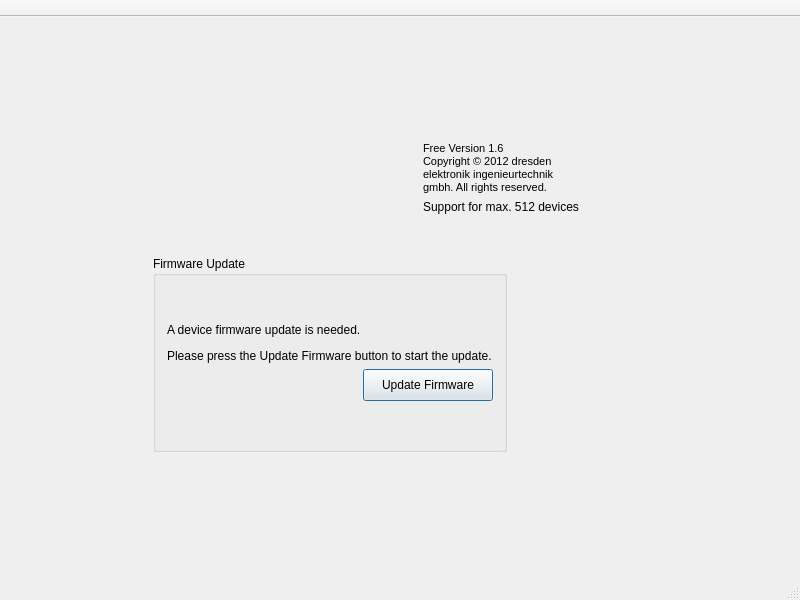
<?xml version="1.0" encoding="UTF-8"?>
<ui version="4.0">
 <class>MainWindow</class>
 <widget class="QMainWindow" name="MainWindow">
  <property name="geometry">
   <rect>
    <x>0</x>
    <y>0</y>
    <width>800</width>
    <height>600</height>
   </rect>
  </property>
  <property name="windowTitle">
   <string>MainWindow</string>
  </property>
  <widget class="QWidget" name="centralWidget">
   <layout class="QHBoxLayout" name="horizontalLayout_5">
    <item>
     <widget class="QStackedWidget" name="stackedView">
      <property name="sizePolicy">
       <sizepolicy hsizetype="Preferred" vsizetype="Preferred">
        <horstretch>0</horstretch>
        <verstretch>0</verstretch>
       </sizepolicy>
      </property>
      <property name="frameShadow">
       <enum>QFrame::Raised</enum>
      </property>
      <property name="currentIndex">
       <number>0</number>
      </property>
      <widget class="QWidget" name="pageOffline">
       <property name="autoFillBackground">
        <bool>true</bool>
       </property>
       <property name="styleSheet">
        <string notr="true"/>
       </property>
       <layout class="QVBoxLayout" name="verticalLayout_4">
        <item>
         <spacer name="verticalSpacer_3">
          <property name="orientation">
           <enum>Qt::Vertical</enum>
          </property>
          <property name="sizeType">
           <enum>QSizePolicy::Preferred</enum>
          </property>
          <property name="sizeHint" stdset="0">
           <size>
            <width>179</width>
            <height>99</height>
           </size>
          </property>
         </spacer>
        </item>
        <item>
         <layout class="QHBoxLayout" name="horizontalLayout">
          <item>
           <spacer name="horizontalSpacer_6">
            <property name="orientation">
             <enum>Qt::Horizontal</enum>
            </property>
            <property name="sizeHint" stdset="0">
             <size>
              <width>140</width>
              <height>62</height>
             </size>
            </property>
           </spacer>
          </item>
          <item>
           <widget class="QLabel" name="label_5">
            <property name="text">
             <string/>
            </property>
            <property name="pixmap">
             <pixmap resource="zm_resources.qrc">:/img/welcome.png</pixmap>
            </property>
            <property name="scaledContents">
             <bool>false</bool>
            </property>
           </widget>
          </item>
          <item>
           <spacer name="horizontalSpacer_8">
            <property name="orientation">
             <enum>Qt::Horizontal</enum>
            </property>
            <property name="sizeHint" stdset="0">
             <size>
              <width>40</width>
              <height>20</height>
             </size>
            </property>
           </spacer>
          </item>
          <item>
           <widget class="QWidget" name="widget" native="true">
            <layout class="QVBoxLayout" name="verticalLayout_3">
             <item>
              <widget class="QLabel" name="page0AppVersionLabel">
               <property name="text">
                <string>&lt;!DOCTYPE HTML PUBLIC &quot;-//W3C//DTD HTML 4.0//EN&quot; &quot;http://www.w3.org/TR/REC-html40/strict.dtd&quot;&gt;
&lt;html&gt;&lt;head&gt;&lt;meta name=&quot;qrichtext&quot; content=&quot;1&quot; /&gt;&lt;style type=&quot;text/css&quot;&gt;
p, li { white-space: pre-wrap; }
&lt;/style&gt;&lt;/head&gt;&lt;body style=&quot; font-family:'MS Shell Dlg 2'; font-size:8.25pt; font-weight:400; font-style:normal;&quot;&gt;
&lt;p style=&quot; margin-top:0px; margin-bottom:0px; margin-left:0px; margin-right:0px; -qt-block-indent:0; text-indent:0px;&quot;&gt;&lt;span style=&quot; font-size:8pt;&quot;&gt;Free Version 1.6&lt;/span&gt;&lt;/p&gt;
&lt;p style=&quot; margin-top:0px; margin-bottom:0px; margin-left:0px; margin-right:0px; -qt-block-indent:0; text-indent:0px;&quot;&gt;&lt;span style=&quot; font-size:8pt;&quot;&gt;Copyright © 2012 dresden elektronik ingenieurtechnik gmbh. All rights reserved.&lt;/span&gt;&lt;/p&gt;&lt;/body&gt;&lt;/html&gt;</string>
               </property>
               <property name="wordWrap">
                <bool>true</bool>
               </property>
              </widget>
             </item>
             <item>
              <widget class="QLabel" name="page0NodeLimitLabel">
               <property name="font">
                <font>
                 <italic>false</italic>
                </font>
               </property>
               <property name="text">
                <string>Support for max. 512 devices</string>
               </property>
              </widget>
             </item>
            </layout>
           </widget>
          </item>
          <item>
           <spacer name="horizontalSpacer_7">
            <property name="orientation">
             <enum>Qt::Horizontal</enum>
            </property>
            <property name="sizeHint" stdset="0">
             <size>
              <width>40</width>
              <height>20</height>
             </size>
            </property>
           </spacer>
          </item>
         </layout>
        </item>
        <item>
         <spacer name="verticalSpacer_5">
          <property name="orientation">
           <enum>Qt::Vertical</enum>
          </property>
          <property name="sizeType">
           <enum>QSizePolicy::Maximum</enum>
          </property>
          <property name="sizeHint" stdset="0">
           <size>
            <width>20</width>
            <height>20</height>
           </size>
          </property>
         </spacer>
        </item>
        <item>
         <layout class="QHBoxLayout" name="horizontalLayout_2">
          <item>
           <spacer name="horizontalSpacer">
            <property name="orientation">
             <enum>Qt::Horizontal</enum>
            </property>
            <property name="sizeType">
             <enum>QSizePolicy::Preferred</enum>
            </property>
            <property name="sizeHint" stdset="0">
             <size>
              <width>120</width>
              <height>20</height>
             </size>
            </property>
           </spacer>
          </item>
          <item>
           <widget class="QStackedWidget" name="stateStackedWidget">
            <property name="currentIndex">
             <number>2</number>
            </property>
            <widget class="QWidget" name="connectPage">
             <layout class="QHBoxLayout" name="horizontalLayout_6">
              <item>
               <widget class="QGroupBox" name="connectGroupBox">
                <property name="sizePolicy">
                 <sizepolicy hsizetype="Preferred" vsizetype="Preferred">
                  <horstretch>0</horstretch>
                  <verstretch>0</verstretch>
                 </sizepolicy>
                </property>
                <property name="maximumSize">
                 <size>
                  <width>300</width>
                  <height>160</height>
                 </size>
                </property>
                <property name="title">
                 <string>Connect to Device</string>
                </property>
                <layout class="QVBoxLayout" name="verticalLayout_5">
                 <item>
                  <layout class="QHBoxLayout" name="horizontalLayout_3">
                   <item>
                    <widget class="QComboBox" name="usbComboBox">
                     <property name="sizePolicy">
                      <sizepolicy hsizetype="Preferred" vsizetype="Fixed">
                       <horstretch>0</horstretch>
                       <verstretch>0</verstretch>
                      </sizepolicy>
                     </property>
                     <property name="minimumSize">
                      <size>
                       <width>240</width>
                       <height>0</height>
                      </size>
                     </property>
                     <property name="toolTip">
                      <string>Select the device to connect</string>
                     </property>
                    </widget>
                   </item>
                   <item>
                    <widget class="QPushButton" name="refreshComButton">
                     <property name="sizePolicy">
                      <sizepolicy hsizetype="Preferred" vsizetype="Fixed">
                       <horstretch>0</horstretch>
                       <verstretch>0</verstretch>
                      </sizepolicy>
                     </property>
                     <property name="maximumSize">
                      <size>
                       <width>60</width>
                       <height>16777215</height>
                      </size>
                     </property>
                     <property name="toolTip">
                      <string>&lt;!DOCTYPE HTML PUBLIC &quot;-//W3C//DTD HTML 4.0//EN&quot; &quot;http://www.w3.org/TR/REC-html40/strict.dtd&quot;&gt;
&lt;html&gt;&lt;head&gt;&lt;meta name=&quot;qrichtext&quot; content=&quot;1&quot; /&gt;&lt;style type=&quot;text/css&quot;&gt;
p, li { white-space: pre-wrap; }
&lt;/style&gt;&lt;/head&gt;&lt;body style=&quot; font-family:'MS Shell Dlg 2'; font-size:8.25pt; font-weight:400; font-style:normal;&quot;&gt;
&lt;p style=&quot; margin-top:0px; margin-bottom:0px; margin-left:0px; margin-right:0px; -qt-block-indent:0; text-indent:0px;&quot;&gt;&lt;span style=&quot; font-size:8pt;&quot;&gt;Refresh the device list&lt;/span&gt;&lt;/p&gt;&lt;/body&gt;&lt;/html&gt;</string>
                     </property>
                     <property name="text">
                      <string/>
                     </property>
                     <property name="icon">
                      <iconset resource="zm_resources.qrc">
                       <normaloff>:/icons/faenza/actions/24/view-refresh.png</normaloff>:/icons/faenza/actions/24/view-refresh.png</iconset>
                     </property>
                     <property name="iconSize">
                      <size>
                       <width>24</width>
                       <height>24</height>
                      </size>
                     </property>
                     <property name="autoDefault">
                      <bool>false</bool>
                     </property>
                     <property name="default">
                      <bool>false</bool>
                     </property>
                     <property name="flat">
                      <bool>true</bool>
                     </property>
                    </widget>
                   </item>
                  </layout>
                 </item>
                 <item>
                  <layout class="QHBoxLayout" name="horizontalLayout_4">
                   <item>
                    <spacer name="horizontalSpacer_5">
                     <property name="orientation">
                      <enum>Qt::Horizontal</enum>
                     </property>
                     <property name="sizeType">
                      <enum>QSizePolicy::Expanding</enum>
                     </property>
                     <property name="sizeHint" stdset="0">
                      <size>
                       <width>5</width>
                       <height>20</height>
                      </size>
                     </property>
                    </spacer>
                   </item>
                   <item>
                    <widget class="QPushButton" name="devConnectButton">
                     <property name="sizePolicy">
                      <sizepolicy hsizetype="Preferred" vsizetype="Fixed">
                       <horstretch>0</horstretch>
                       <verstretch>0</verstretch>
                      </sizepolicy>
                     </property>
                     <property name="minimumSize">
                      <size>
                       <width>100</width>
                       <height>32</height>
                      </size>
                     </property>
                     <property name="maximumSize">
                      <size>
                       <width>200</width>
                       <height>16777215</height>
                      </size>
                     </property>
                     <property name="toolTip">
                      <string>&lt;!DOCTYPE HTML PUBLIC &quot;-//W3C//DTD HTML 4.0//EN&quot; &quot;http://www.w3.org/TR/REC-html40/strict.dtd&quot;&gt;
&lt;html&gt;&lt;head&gt;&lt;meta name=&quot;qrichtext&quot; content=&quot;1&quot; /&gt;&lt;style type=&quot;text/css&quot;&gt;
p, li { white-space: pre-wrap; }
&lt;/style&gt;&lt;/head&gt;&lt;body style=&quot; font-family:'MS Shell Dlg 2'; font-size:8.25pt; font-weight:400; font-style:normal;&quot;&gt;
&lt;p style=&quot; margin-top:0px; margin-bottom:0px; margin-left:0px; margin-right:0px; -qt-block-indent:0; text-indent:0px;&quot;&gt;&lt;span style=&quot; font-size:8pt;&quot;&gt;Connect to the device&lt;/span&gt;&lt;/p&gt;&lt;/body&gt;&lt;/html&gt;</string>
                     </property>
                     <property name="text">
                      <string>Connect</string>
                     </property>
                     <property name="icon">
                      <iconset resource="zm_resources.qrc">
                       <normaloff>:/icons/faenza/stock_connect.png</normaloff>:/icons/faenza/stock_connect.png</iconset>
                     </property>
                     <property name="iconSize">
                      <size>
                       <width>24</width>
                       <height>24</height>
                      </size>
                     </property>
                     <property name="autoDefault">
                      <bool>true</bool>
                     </property>
                     <property name="default">
                      <bool>true</bool>
                     </property>
                    </widget>
                   </item>
                  </layout>
                 </item>
                </layout>
               </widget>
              </item>
             </layout>
            </widget>
            <widget class="QWidget" name="updateRunningPage">
             <layout class="QHBoxLayout" name="horizontalLayout_7">
              <item>
               <widget class="QGroupBox" name="fwUpdateGroupBox">
                <property name="minimumSize">
                 <size>
                  <width>200</width>
                  <height>0</height>
                 </size>
                </property>
                <property name="title">
                 <string>Firmware Update</string>
                </property>
                <layout class="QVBoxLayout" name="verticalLayout_6">
                 <item>
                  <spacer name="verticalSpacer_9">
                   <property name="orientation">
                    <enum>Qt::Vertical</enum>
                   </property>
                   <property name="sizeHint" stdset="0">
                    <size>
                     <width>20</width>
                     <height>40</height>
                    </size>
                   </property>
                  </spacer>
                 </item>
                 <item>
                  <widget class="QLabel" name="devStateLabel">
                   <property name="text">
                    <string>&lt;html&gt;&lt;head/&gt;&lt;body&gt;&lt;p&gt;Please wait while the update is running.&lt;/p&gt;&lt;/body&gt;&lt;/html&gt;</string>
                   </property>
                   <property name="margin">
                    <number>10</number>
                   </property>
                  </widget>
                 </item>
                 <item>
                  <widget class="QProgressBar" name="fwProgressBar">
                   <property name="value">
                    <number>24</number>
                   </property>
                   <property name="invertedAppearance">
                    <bool>false</bool>
                   </property>
                  </widget>
                 </item>
                 <item>
                  <spacer name="verticalSpacer_8">
                   <property name="orientation">
                    <enum>Qt::Vertical</enum>
                   </property>
                   <property name="sizeHint" stdset="0">
                    <size>
                     <width>20</width>
                     <height>40</height>
                    </size>
                   </property>
                  </spacer>
                 </item>
                </layout>
               </widget>
              </item>
             </layout>
            </widget>
            <widget class="QWidget" name="updateFirmwarePage">
             <layout class="QHBoxLayout" name="horizontalLayout_8">
              <item>
               <widget class="QGroupBox" name="groupBox">
                <property name="title">
                 <string>Firmware Update</string>
                </property>
                <layout class="QVBoxLayout" name="verticalLayout_2">
                 <item>
                  <spacer name="verticalSpacer_7">
                   <property name="orientation">
                    <enum>Qt::Vertical</enum>
                   </property>
                   <property name="sizeHint" stdset="0">
                    <size>
                     <width>20</width>
                     <height>40</height>
                    </size>
                   </property>
                  </spacer>
                 </item>
                 <item>
                  <widget class="QLabel" name="label">
                   <property name="text">
                    <string>&lt;html&gt;&lt;head/&gt;&lt;body&gt;&lt;p&gt;A device firmware update is needed.&lt;/p&gt;&lt;p&gt;Please press the Update Firmware button to start the update.&lt;/p&gt;&lt;/body&gt;&lt;/html&gt;</string>
                   </property>
                   <property name="margin">
                    <number>10</number>
                   </property>
                  </widget>
                 </item>
                 <item>
                  <layout class="QHBoxLayout" name="horizontalLayout_9">
                   <item>
                    <spacer name="horizontalSpacer_9">
                     <property name="orientation">
                      <enum>Qt::Horizontal</enum>
                     </property>
                     <property name="sizeHint" stdset="0">
                      <size>
                       <width>40</width>
                       <height>20</height>
                      </size>
                     </property>
                    </spacer>
                   </item>
                   <item>
                    <widget class="QPushButton" name="devUpdateButton">
                     <property name="minimumSize">
                      <size>
                       <width>130</width>
                       <height>32</height>
                      </size>
                     </property>
                     <property name="text">
                      <string>Update Firmware</string>
                     </property>
                     <property name="iconSize">
                      <size>
                       <width>24</width>
                       <height>24</height>
                      </size>
                     </property>
                     <property name="autoDefault">
                      <bool>true</bool>
                     </property>
                     <property name="default">
                      <bool>true</bool>
                     </property>
                    </widget>
                   </item>
                  </layout>
                 </item>
                 <item>
                  <spacer name="verticalSpacer_6">
                   <property name="orientation">
                    <enum>Qt::Vertical</enum>
                   </property>
                   <property name="sizeHint" stdset="0">
                    <size>
                     <width>20</width>
                     <height>40</height>
                    </size>
                   </property>
                  </spacer>
                 </item>
                </layout>
               </widget>
              </item>
             </layout>
            </widget>
           </widget>
          </item>
          <item>
           <spacer name="horizontalSpacer_4">
            <property name="orientation">
             <enum>Qt::Horizontal</enum>
            </property>
            <property name="sizeType">
             <enum>QSizePolicy::Preferred</enum>
            </property>
            <property name="sizeHint" stdset="0">
             <size>
              <width>260</width>
              <height>20</height>
             </size>
            </property>
           </spacer>
          </item>
         </layout>
        </item>
        <item>
         <spacer name="verticalSpacer_4">
          <property name="orientation">
           <enum>Qt::Vertical</enum>
          </property>
          <property name="sizeType">
           <enum>QSizePolicy::Preferred</enum>
          </property>
          <property name="sizeHint" stdset="0">
           <size>
            <width>179</width>
            <height>99</height>
           </size>
          </property>
         </spacer>
        </item>
       </layout>
      </widget>
      <widget class="QWidget" name="pageNodeView">
       <layout class="QVBoxLayout" name="verticalLayout">
        <property name="spacing">
         <number>0</number>
        </property>
        <property name="leftMargin">
         <number>2</number>
        </property>
        <property name="topMargin">
         <number>0</number>
        </property>
        <property name="rightMargin">
         <number>0</number>
        </property>
        <property name="bottomMargin">
         <number>0</number>
        </property>
        <item>
         <widget class="zmGraphicsView" name="graphicsView">
          <property name="sizePolicy">
           <sizepolicy hsizetype="Preferred" vsizetype="Preferred">
            <horstretch>0</horstretch>
            <verstretch>0</verstretch>
           </sizepolicy>
          </property>
          <property name="frameShape">
           <enum>QFrame::StyledPanel</enum>
          </property>
          <property name="frameShadow">
           <enum>QFrame::Sunken</enum>
          </property>
          <property name="lineWidth">
           <number>0</number>
          </property>
          <property name="backgroundBrush">
           <brush brushstyle="NoBrush">
            <color alpha="255">
             <red>30</red>
             <green>30</green>
             <blue>30</blue>
            </color>
           </brush>
          </property>
         </widget>
        </item>
       </layout>
      </widget>
      <widget class="QWidget" name="pageConfig">
       <property name="autoFillBackground">
        <bool>true</bool>
       </property>
       <layout class="QGridLayout" name="gridLayout_2">
        <property name="leftMargin">
         <number>0</number>
        </property>
        <property name="topMargin">
         <number>0</number>
        </property>
        <property name="rightMargin">
         <number>0</number>
        </property>
        <property name="bottomMargin">
         <number>0</number>
        </property>
        <item row="0" column="1">
         <spacer name="verticalSpacer">
          <property name="orientation">
           <enum>Qt::Vertical</enum>
          </property>
          <property name="sizeHint" stdset="0">
           <size>
            <width>20</width>
            <height>49</height>
           </size>
          </property>
         </spacer>
        </item>
        <item row="1" column="0">
         <spacer name="horizontalSpacer_2">
          <property name="orientation">
           <enum>Qt::Horizontal</enum>
          </property>
          <property name="sizeType">
           <enum>QSizePolicy::Preferred</enum>
          </property>
          <property name="sizeHint" stdset="0">
           <size>
            <width>100</width>
            <height>20</height>
           </size>
          </property>
         </spacer>
        </item>
        <item row="2" column="2">
         <spacer name="horizontalSpacer_3">
          <property name="orientation">
           <enum>Qt::Horizontal</enum>
          </property>
          <property name="sizeType">
           <enum>QSizePolicy::Preferred</enum>
          </property>
          <property name="sizeHint" stdset="0">
           <size>
            <width>100</width>
            <height>20</height>
           </size>
          </property>
         </spacer>
        </item>
        <item row="3" column="1">
         <spacer name="verticalSpacer_2">
          <property name="orientation">
           <enum>Qt::Vertical</enum>
          </property>
          <property name="sizeHint" stdset="0">
           <size>
            <width>20</width>
            <height>48</height>
           </size>
          </property>
         </spacer>
        </item>
       </layout>
      </widget>
     </widget>
    </item>
   </layout>
  </widget>
  <widget class="QMenuBar" name="menuBar">
   <property name="geometry">
    <rect>
     <x>0</x>
     <y>0</y>
     <width>800</width>
     <height>23</height>
    </rect>
   </property>
  </widget>
  <widget class="QToolBar" name="mainToolBar">
   <property name="autoFillBackground">
    <bool>false</bool>
   </property>
   <property name="movable">
    <bool>false</bool>
   </property>
   <property name="floatable">
    <bool>false</bool>
   </property>
   <attribute name="toolBarArea">
    <enum>TopToolBarArea</enum>
   </attribute>
   <attribute name="toolBarBreak">
    <bool>false</bool>
   </attribute>
  </widget>
  <widget class="QStatusBar" name="statusBar"/>
 </widget>
 <layoutdefault spacing="6" margin="11"/>
 <customwidgets>
  <customwidget>
   <class>zmGraphicsView</class>
   <extends>QGraphicsView</extends>
   <header>zm_graphicsview.h</header>
  </customwidget>
 </customwidgets>
 <resources>
  <include location="zm_resources.qrc"/>
 </resources>
 <connections/>
</ui>
